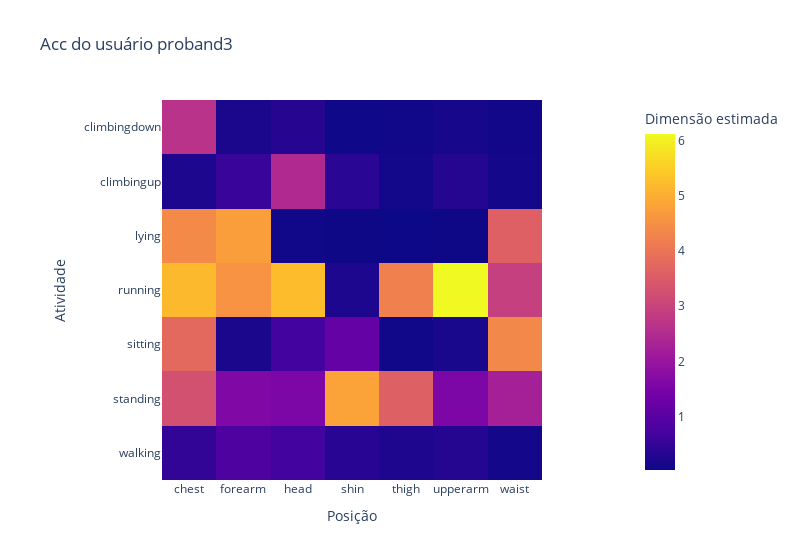

The notebook cell saved with this chart:
### Code cell
fig = px.imshow(DIest, width=800, title='Acc do usuário '+users[nu],
                labels=dict(y='Atividade', x='Posição', color='Dimensão estimada'),
                y=actis,
                x=posis)
fig.show()

### Figure 1 — Plotly figure (JSON) as saved in the notebook; plotly's stock layout.template omitted (floating-point values rounded to 4 significant figures)
{"data": [{"coloraxis": "coloraxis", "hovertemplate": "Posição: %{x}<br>Atividade: %{y}<br>Dimensão estimada: %{z}<extra></extra>", "name": "0", "type": "heatmap", "x": ["chest", "forearm", "head", "shin", "thigh", "upperarm", "waist"], "xaxis": "x", "y": ["climbingdown", "climbingup", "lying", "running", "sitting", "standing", "walking"], "yaxis": "y", "z": [[2.642, 0.1792, 0.324, 0.04942, 0.06482, 0.1509, 0.09881], [0.2217, 0.5446, 2.45, 0.3565, 0.09423, 0.3079, 0.123], [4.397, 4.734, 0.06329, 0.03575, 0.02909, 0.03792, 3.602], [5.173, 4.557, 5.227, 0.2199, 4.226, 6.121, 2.93], [3.764, 0.1812, 0.6701, 1.181, 0.05883, 0.1735, 4.351], [3.29, 1.604, 1.54, 4.832, 3.585, 1.548, 2.245], [0.4767, 0.8298, 0.6691, 0.3545, 0.2359, 0.3182, 0.1239]]}], "layout": {"coloraxis": {"colorbar": {"title": {"text": "Dimensão estimada"}}, "colorscale": [[0, "#0d0887"], [0.1111, "#46039f"], [0.2222, "#7201a8"], [0.3333, "#9c179e"], [0.4444, "#bd3786"], [0.5556, "#d8576b"], [0.6667, "#ed7953"], [0.7778, "#fb9f3a"], [0.8889, "#fdca26"], [1, "#f0f921"]]}, "title": {"text": "Acc do usuário proband3"}, "width": 800, "xaxis": {"anchor": "y", "constrain": "domain", "domain": [0, 1], "scaleanchor": "y", "title": {"text": "Posição"}}, "yaxis": {"anchor": "x", "autorange": "reversed", "constrain": "domain", "domain": [0, 1], "title": {"text": "Atividade"}}}}
